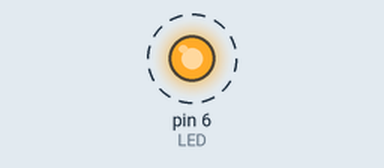
Recording of a sketch running on a simulated Arduino Uno, built with avr-gcc and run on an emulated ATmega328P. On the bench: output pins drawn as LEDs (lit = HIGH). Dashed ring = blinking.

Above: at 0.5 s.
Timing chart, 0 to 4.6 s (numbered marks = the images above):
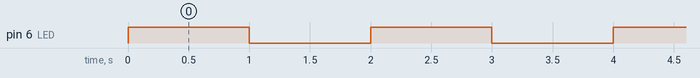

Measured:
- by itself, pin 6 (LED): alternates HIGH for 1.0 s and LOW for 1.0 s

The sketch:

blink.ino
```cpp
// TEsta LED colocado no PCB (ativo baixo)
#define LED 6

void setup() {
  pinMode(LED, OUTPUT);
}

void loop() {
  digitalWrite(LED, HIGH);
  delay(1000);
  digitalWrite(LED, LOW);
  delay(1000);
}
```
